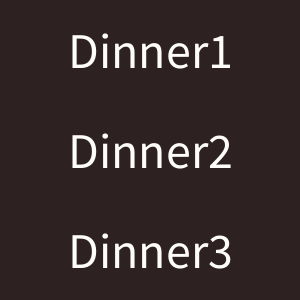
Frame 1 (no input)
Frame 60 (the mouse pressed at the canvas centre just before this capture): identical to frame 1, image omitted
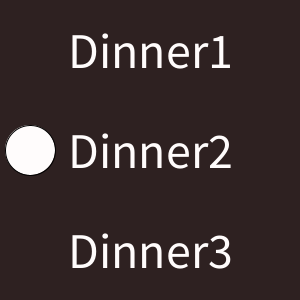
Frame 120 (the mouse held since frame 60 and released just before this capture)

The Processing sketch that drew these frames (run headless with seeded random() and noise(); from frame 60 on, the mouse is pressed at the canvas centre):

// Processing sketch: W13_5_dinner_random
// ── W13_5_dinner_random.pde
void setup(){//只做一次
  size(300,300);//大小
  background(#EA6B6B);//背景色
  fill(#FFFCFC);//字體色
  textSize(50);//字大小
  textAlign(CENTER,CENTER);
  //文字顯示，對齊正中間
}
int choice=-1;
void draw(){//每秒60次
  background(#2E2121);//背景色
  //text("1",mouseX,mouseY);
  text("Dinner1",150,50);
  text("Dinner2",150,150);
  text("Dinner3",150,250);
  //隨著鼠標移動並秀出
  //int choice=mouseX%3;
  if(choice==0)ellipse(30,50,50,50);
  if(choice==1)ellipse(30,150,50,50);
  if(choice==2)ellipse(30,250,50,50);
  //任意圓 x, y, w, h
}
void mousePressed(){//mouse按下時
  choice=int(random(3));//在0.00~2.99(不包括3.0)
  //取出0,1,2


}
